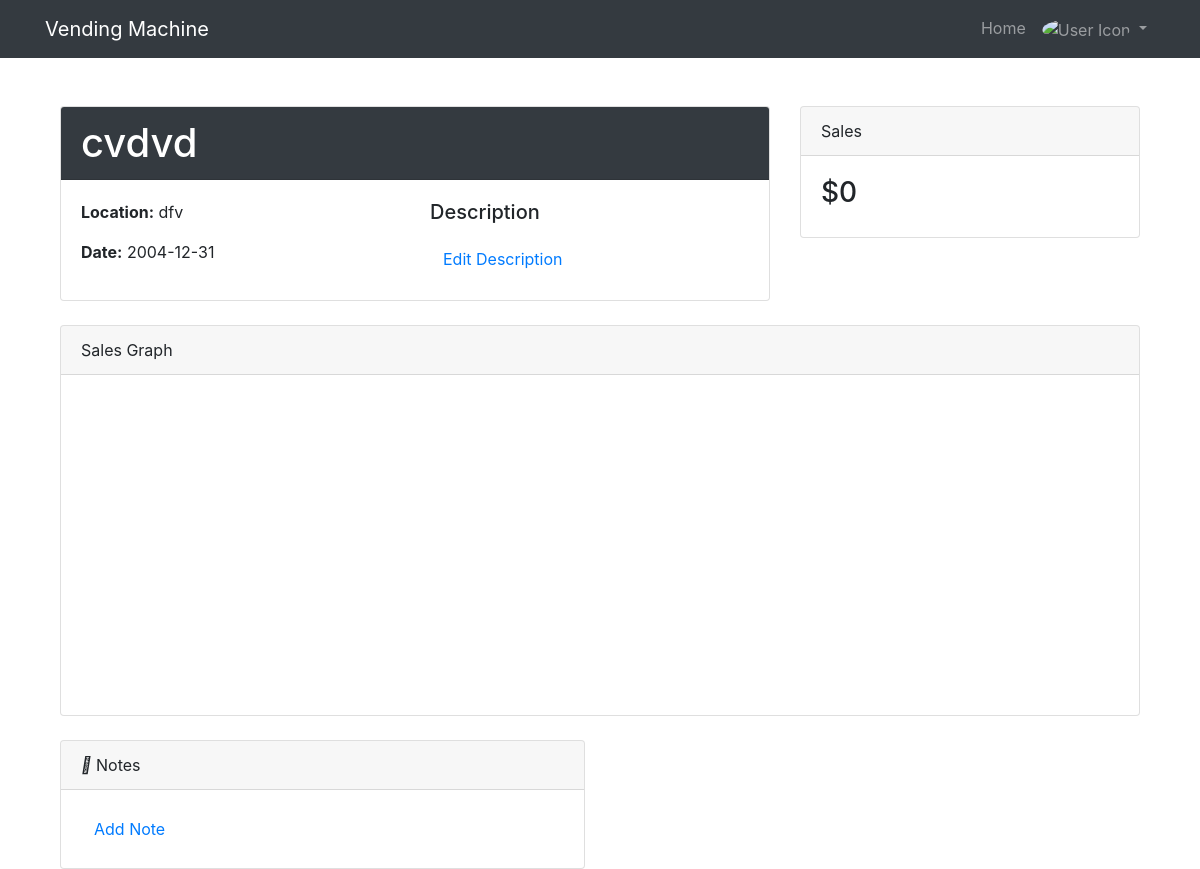
The app's page /vending_machine_dashboard/2 (signed in) with its own data.
### website/models.py (models this page shows)
class VendingMachine(db.Model):
    id = db.Column(db.Integer, primary_key=True)
    machine_name = db.Column(db.String(80), nullable=False)
    location = db.Column(db.String(100), nullable=True)
    date = db.Column(db.Date, nullable=True)
    budget = db.Column(db.Float, nullable=False)
    total_sales = db.Column(db.Float, default=0.0, nullable=False)
    user_id = db.Column(db.Integer, db.ForeignKey('user.id'), nullable=False)
    notes = db.relationship('Note', backref='vending_machine', lazy=True)
    transactions = db.relationship('Transaction', backref='vending_machine', lazy=True)
    def calculate_total_sales(self):
        return sum(tr.amount for tr in self.transactions)

### website/vending_Machine.py (the view)
@vending_machine_bp.route('/vending_machine_dashboard/<int:machine_id>', methods=['GET'])
@login_required
def vending_machine_dashboard(machine_id):
    vending_machine = VendingMachine.query.get(machine_id)
    if vending_machine is None or vending_machine.user_id != current_user.id:
        flash("Vending Machine Not Found", category='error')
        return redirect(url_for('views.home', user=current_user))
    return render_template("vending_machine_dashboard.html", vending_machine=vending_machine, user=current_user)

### website/__init__.py (called while the page is built)
def create_app():
    app = Flask(__name__)
    app.config['SECRET_KEY'] = SECRET_KEY
    app.config['SQLALCHEMY_DATABASE_URI'] = f'sqlite:///{os.path.join(app.root_path, DB_NAME)}'
    db.init_app(app)
    from .views import views
    from .auth import auth
    from .vending_Machine import vending_machine_bp
    app.register_blueprint(views, url_prefix='/')
    app.register_blueprint(auth, url_prefix='/')
    app.register_blueprint(vending_machine_bp , url_prefix='/')
    from .models import User, Note, VendingMachine
    create_database(app)
    login_manager = LoginManager()
    login_manager.login_view = 'auth.login'
    login_manager.init_app(app)
    @login_manager.user_loader
    def load_user(id):
        return User.query.get(int(id))
    return app

### website/templates/vending_machine_dashboard.html (shortened to what this page needs)
{% extends "base.html" %}
{% block content %}
<div class="container mt-5">
  <div class="row">
    <div class="col-md-8">
      <div class="card mb-4">
        <div class="card-header bg-dark text-white">
          <h1 class="mb-0">{{ vending_machine.machine_name }}</h1>
        </div>
        <div class="card-body">
          <div class="row">
            <div class="col-md-6">
              <p><strong>Location:</strong> {{ vending_machine.location }}</p>
              <p><strong>Date:</strong> {{ vending_machine.date }}</p>
            </div>
            <div class="col-md-6">
              <h5 class="card-title">Description</h5>
              <button class="btn btn-link" data-toggle="modal" data-target="#editDescriptionModal">
                Edit Description
              </button>
            </div>
          </div>
        </div>
      </div>
    </div>
    <div class="col-md-4">
      <div class="card mb-4">
        <div class="card-header">
           Sales
        </div>
        <div class="card-body">
          <h3>${{ vending_machine.calculate_total_sales() }}</h3>
        </div>
      </div>
    </div>
  </div>
  <div class="row">
    <div class="col-md-12">
      <div class="card mb-4">
        <div class="card-header">
           Sales Graph
        </div>
        <div class="card-body">
          <div id="salesGraph" style="height: 300px;"></div>
        </div>
      </div>
    </div>
  </div>
  <div class="row">
    <div class="col-md-6">
      <div class="card">
        <div class="card-header">
          <i class="fas fa-sticky-note"></i> Notes
        </div>
        <div class="card-body">
          <button class="btn btn-link" data-toggle="modal" data-target="#addNoteModal">
            Add Note
          </button>
        </div>
      </div>
    </div>
  </div>
</div>
{% endblock %}

### records on screen
VendingMachine: machine_name "cvdvd", location "dfv", date "2004-12-31"

### other values on screen
{{ vending_machine.calculate_total_sales() }} "0"
